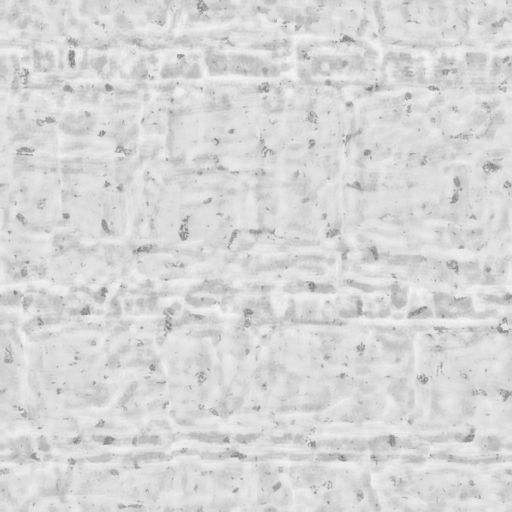
#> input picture mod/beamng_earth/levels/beamng_earth/art/shapes/beamngEarth/cliff/canyon_reference_near_roughness.data.png, 1024 x 1024 px, given in place of limestone_cut_base.color.png, which was not available (shown at 1/2 size)
$ python bake_limestone_pbr.py
#> lines starting #> are read from the running program, lines starting #| are printed output that depends on the picture
### tools/bake_canyon_near_pbr.py
"""Bake aligned near-cliff PBR from the accepted diffuse, plus pinned microdetail.

The albedo alone cannot identify measured height. Locally normalized, multi-scale
relief emphasizes stone faces and joints instead of treating each bright grain as
a protrusion. All broad channels share diffuse UV0 at full 4096 resolution.
"""
import json
from pathlib import Path
import cv2
import numpy as np
from PIL import Image
from cliff_assets import DETAIL_ROUGHNESS_STRENGTH

ROOT = Path(__file__).resolve().parents[1]
OUT = ROOT/'mod/beamng_earth/levels/beamng_earth/art/shapes/beamngEarth/cliff'
WIDTH_M, HEIGHT_M = 91.44, 182.88
DETAIL_REPEAT_M = 3.0
DETAIL_COLOR_STRENGTH = .18
DETAIL_NORMAL_STRENGTH = .22
DETAIL_AO_STRENGTH = .22
MAIN_NORMAL_STRENGTH = .30


def blur(a, sigma):
    pad = max(1,int(np.ceil(4*sigma)))
    wrapped = np.pad(a,pad,mode='wrap')
    return cv2.GaussianBlur(wrapped,(0,0),sigma)[pad:-pad,pad:-pad]


def preserve_face_edges(relative, scale):
    """Denoise within stone faces without averaging across their crack boundaries."""
    radius = max(1, int(np.ceil(4*scale)))
    wrapped = np.pad(relative, radius, mode='wrap')
    return cv2.bilateralFilter(wrapped, 2*radius+1, .035, max(.5, 2.5*scale))[radius:-radius,radius:-radius]


def broad_faces(lum, scale):
    """Remove small isolated bumps before retaining the larger fractured faces."""
    stride = max(1, int(round(2*scale)))
    h,w = lum.shape
    coarse = cv2.resize(lum, (max(1,w//stride),max(1,h//stride)), interpolation=cv2.INTER_AREA)
    # Median rejects isolated grain without rounding a coherent stone boundary.
    wrapped = np.pad(coarse,2,mode='wrap')
    coarse = cv2.medianBlur(wrapped,5)[2:-2,2:-2]
    return cv2.resize(coarse,(w,h),interpolation=cv2.INTER_LINEAR)


def flatten_deep_recesses(facets):
    """Give deep local joints a floor instead of continuing a rounded bowl.

    Keep a small residual slope so dark strata do not become identical plateaus.
    This changes the relief profile without amplifying its height or fine grain.
    """
    floor = -.20
    return np.maximum(facets, floor) + .15*np.minimum(facets-floor, 0)


def relief_fields(lum):
    """Infer metre-scale relative relief and pores without elevating entire pale beds."""
    scale = lum.shape[1]/4096
    def filtered(radius):
        return blur(lum,max(.5,radius*scale))
    grain = filtered(1.2)
    joints = filtered(16)
    blocks = filtered(48)
    beds = filtered(112)
    # Relative local contrast prevents pale sandstone from getting stronger bumps
    # than dark rock with the same surface pattern. Broad bed pigment is removed.
    # A Gaussian across the face rounded every fractured edge. Filter relative
    # relief within similar-valued faces instead, retaining abrupt joint breaks.
    relative = (broad_faces(filtered(2.5),scale)-blocks)/(blocks+.15)
    facets = flatten_deep_recesses(np.clip(preserve_face_edges(relative,scale),-.40,.40))
    face = blocks+facets*(blocks+.15)
    ledges = np.clip((filtered(12)-beds)/(beds+.15),-.35,.35)
    recess = np.clip((joints-face)/(joints+.15),0,.25)
    pores = (grain-face)/(face+.15)
    macro = np.clip((filtered(32)-filtered(128))/(beds+.15),-.35,.35)
    # Main normal carries broad blocks/bedding; the separate detail normal owns
    # fine grain. Do not reintroduce pores as relief in this map.
    height = 1.4*facets+1.2*ledges+1.0*macro-.25*recess
    micro = blur(np.abs(pores),max(.5,3*scale))
    return height,micro,facets


# [56 lines left out: functions channels, bake, not called in this run]


# [4 lines that do not run on import are left out]

### tools/bake_limestone_pbr.py
"""Bake limestone face relief and cavity shading from the approved albedo.

Uses the canyon/arid edge-preserving relief estimator at the limestone's square
world scale. These are inferred shading channels, not changes to collision or
CPU displacement. Broad pigment alone is not interpreted as cavity depth.
"""
import json
import numpy as np
from PIL import Image
from bake_canyon_near_pbr import relief_fields, blur
import bake_cliff_roughness as roughness

OUT = roughness.OUT
SPAN_M = 91.44


def channels(luminance):
    height, _, _ = relief_fields(luminance)
    h, w = height.shape
    dx = (np.roll(height, -1, 1)-np.roll(height, 1, 1))*w/(2*SPAN_M)
    dy = (np.roll(height, -1, 0)-np.roll(height, 1, 0))*h/(2*SPAN_M)
    normal = np.stack((-dx, dy, np.ones_like(dx)), -1)
    normal /= np.linalg.norm(normal, axis=-1, keepdims=True)
    cavity = np.zeros_like(height)
    for radius, weight in ((8, .8), (24, .6), (64, .35)):
        cavity += weight*np.maximum(blur(height, max(.5, radius*w/4096))-height, 0)
    return normal, np.clip(np.exp(-2.4*cavity), .48, 1)


def bake():
    with Image.open(OUT/'limestone_cut_base.color.png') as image:
#> image is the input picture: PIL image 1024x1024 RGB; min 119, max 244, mean 215.3
        luminance = np.asarray(image.convert('L'), np.float32)/255
    normal, ao = channels(luminance)
#> in channels, `height, _, _ = relief_fields(luminance)`:
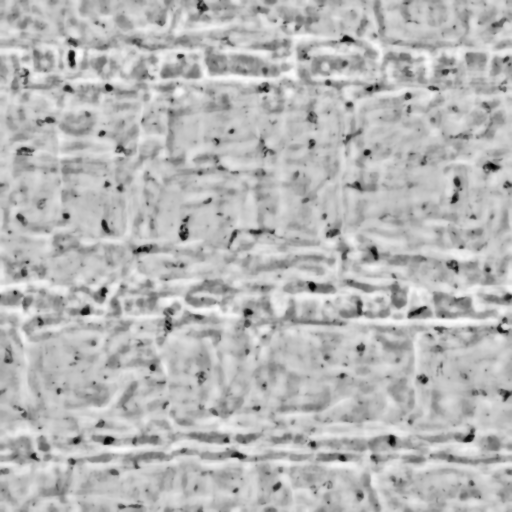
#> height: shape (1024, 1024) float32 (shown at 1/2 size); min -0.728, max 0.286, mean -0.000289; drawn with min black and max white
#> in channels, `dy = (np.roll(height, -1, 0)-np.roll(height, 1, 0))*h/(2*SPAN_M)`:
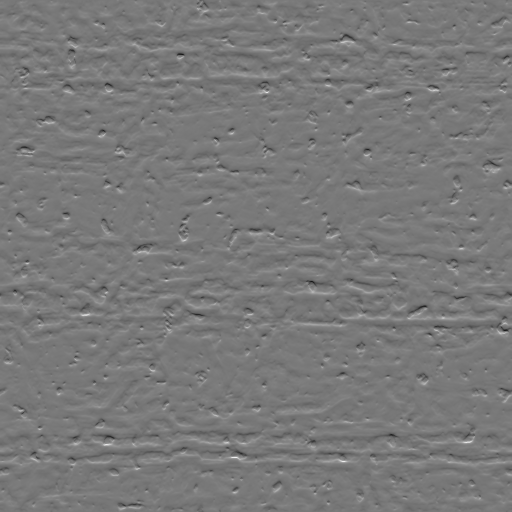
#> dy: shape (1024, 1024) float32 (shown at 1/2 size); min -2.62, max 2.89, mean -7.28e-11; drawn with min black and max white
#> in channels, `normal = np.stack((-dx, dy, np.ones_like(dx)), -1)`:
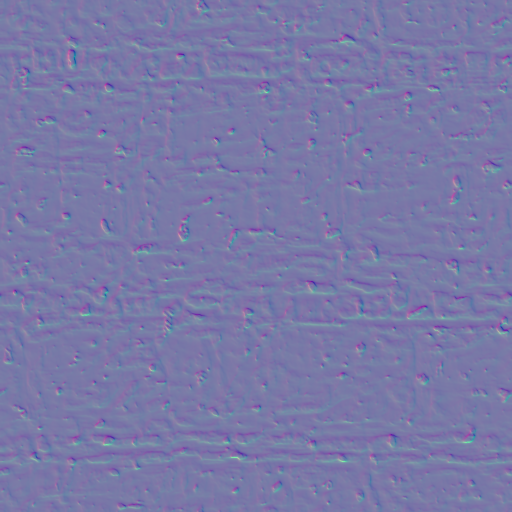
#> normal: shape (1024, 1024, 3) float32 (shown at 1/2 size); mean of channels 0, 1, 2 -1.24e-11, 1.35e-08, 1; drawn with min black and max white
#> in channels, `normal /= np.linalg.norm(normal, axis=-1, keepdims=True)`:
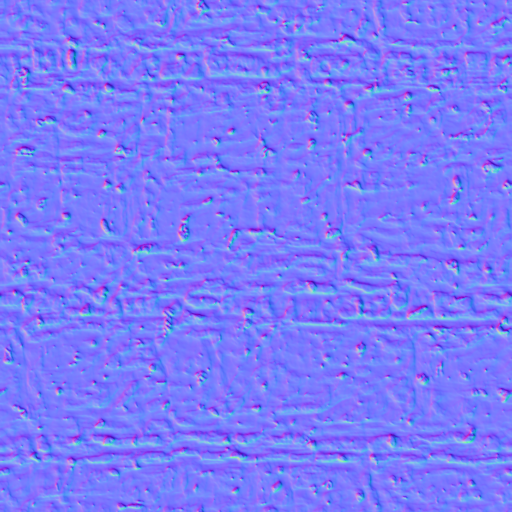
#> normal: shape (1024, 1024, 3) float32 (shown at 1/2 size); mean of channels 0, 1, 2 0.000101, -0.000245, 0.974; drawn with min black and max white
#> the loop in channels, `for radius, weight in ((8, .8), (24, .6), (64, .35)):` made 3 passes
#> pass 1, in blur (call 10), `wrapped = np.pad(a,pad,mode='wrap')`:
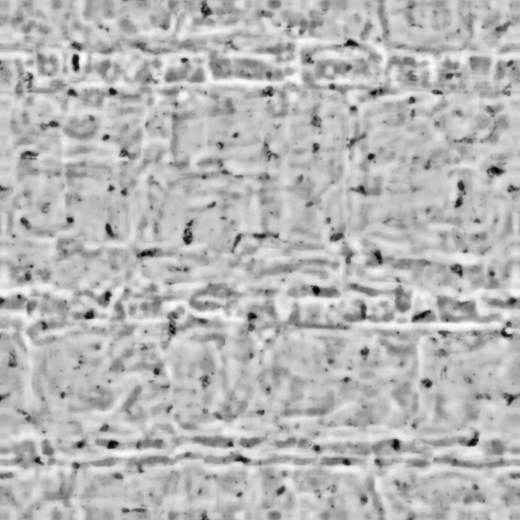
#> wrapped: shape (1040, 1040) float32 (shown at 1/2 size); min -0.728, max 0.286, mean -0.000382; drawn with min black and max white
#> pass 1, in channels, `cavity += weight*np.maximum(blur(height, max(.5, radius*w/4096))-heigh..`:
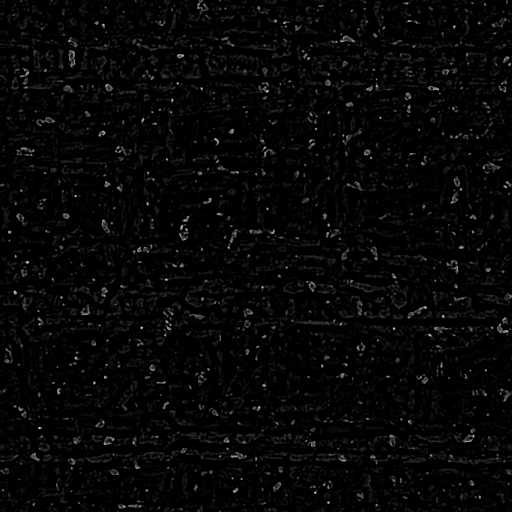
#> cavity: shape (1024, 1024) float32 (shown at 1/2 size); min 0, max 0.151, mean 0.00398; drawn with min black and max white
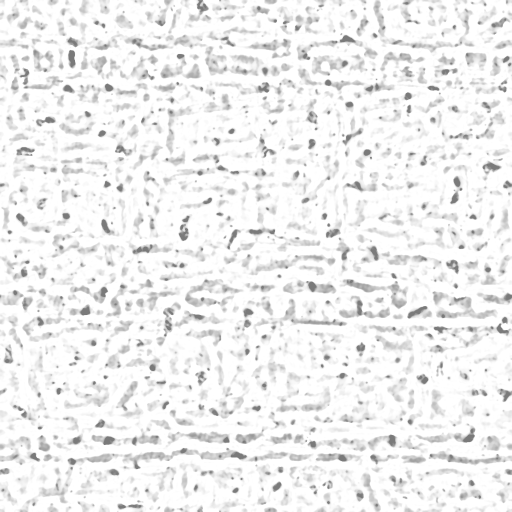
#> ao: shape (1024, 1024) float32 (shown at 1/2 size); min 0.48, max 1, mean 0.941
    Image.fromarray(np.uint8(np.rint((normal*.5+.5)*255))).save(OUT/'limestone_cut.normal.png')
    Image.fromarray(np.uint8(np.rint(ao*255))).convert('RGB').save(OUT/'limestone_cut_ao.data.png')
    path = roughness.ASSETS/'cliff.materials.json'
#> (the run stopped early here; a loop or call above may not have finished)

$ run again, on mod/beamng_earth/levels/beamng_earth/art/shapes/beamngEarth/cliff/canyon_v3_far_relief_roughness_v1.data.png
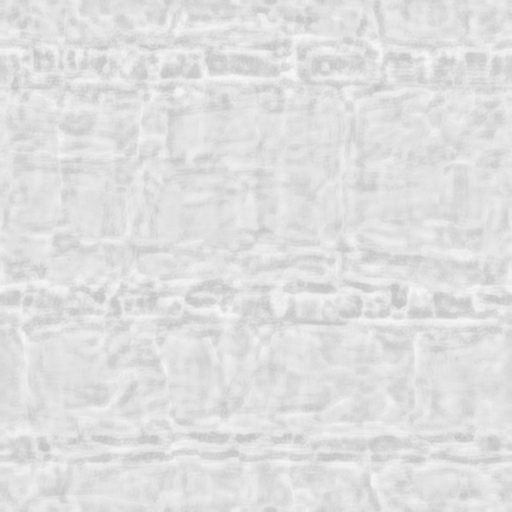
#> input picture mod/beamng_earth/levels/beamng_earth/art/shapes/beamngEarth/cliff/canyon_v3_far_relief_roughness_v1.data.png, 1024 x 1024 px, given in place of limestone_cut_base.color.png, which was not available (shown at 1/2 size)
#> in bake, image is the input picture: PIL image 1024x1024 RGB; min 195, max 246, mean 223.3
#> after the loop in channels, `for radius, weight in ((8, .8), (24, .6), (64, .35)):`:
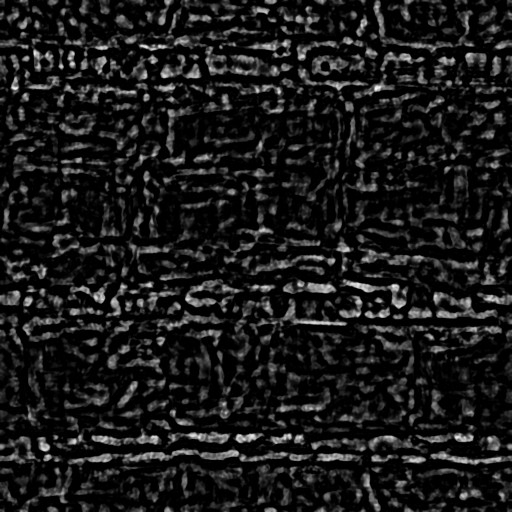
#> cavity: shape (1024, 1024) float32 (shown at 1/2 size); min 0, max 0.169, mean 0.0174; drawn with min black and max white
#> in bake, `Image.fromarray(np.uint8(np.rint((normal*.5+.5)*255))).save(OUT/'limes..`:
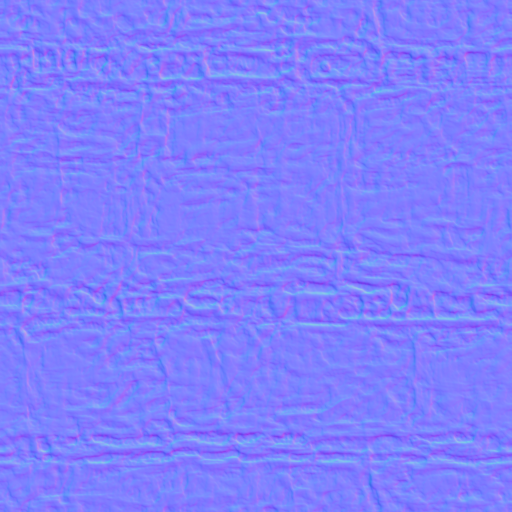
#> saved as limestone_cut.normal.png: PIL image 1024x1024 RGB (shown at 1/2 size); mean R, G, B 127.5, 127.5, 253.8
